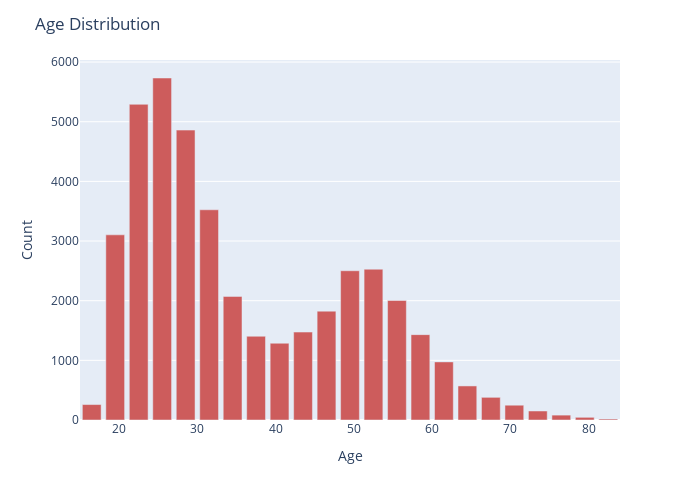

Notebook code cell kept with this figure:
### Code cell
# create the bins
counts, bins = np.histogram(age_distribution.age, bins=range(15, 85, 3))
bins = 0.5 * (bins[:-1] + bins[1:])

fig = px.bar(x=bins, y=counts, labels={'x':'age', 'y':'count'},color_discrete_sequence=['indianred'],height=500,width=700)
fig.update_layout(xaxis_title='Age',yaxis_title='Count',title='Age Distribution')
fig.show()

### Figure 1 — Plotly figure (JSON) as saved in the notebook; plotly's stock layout.template omitted (floating-point values rounded to 4 significant figures)
{"data": [{"alignmentgroup": "True", "hovertemplate": "age=%{x}<br>count=%{y}<extra></extra>", "legendgroup": "", "marker": {"color": "indianred", "pattern": {"shape": ""}}, "name": "", "offsetgroup": "", "orientation": "v", "showlegend": false, "textposition": "auto", "type": "bar", "x": [16.5, 19.5, 22.5, 25.5, 28.5, 31.5, 34.5, 37.5, 40.5, 43.5, 46.5, 49.5, 52.5, 55.5, 58.5, 61.5, 64.5, 67.5, 70.5, 73.5, 76.5, 79.5, 82.5], "xaxis": "x", "y": [259, 3104, 5292, 5733, 4860, 3524, 2072, 1404, 1287, 1474, 1825, 2502, 2528, 2003, 1431, 974, 571, 380, 248, 151, 82, 45, 17], "yaxis": "y"}], "layout": {"barmode": "relative", "height": 500, "legend": {"tracegroupgap": 0}, "margin": {"t": 60}, "title": {"text": "Age Distribution"}, "width": 700, "xaxis": {"anchor": "y", "domain": [0, 1], "title": {"text": "Age"}}, "yaxis": {"anchor": "x", "domain": [0, 1], "title": {"text": "Count"}}}}
